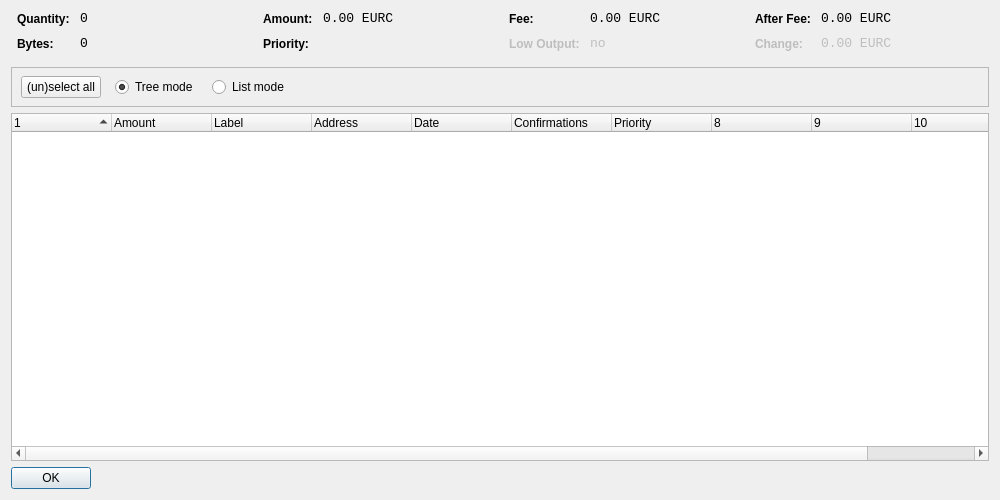
<?xml version="1.0" encoding="UTF-8"?>
<ui version="4.0">
 <class>CoinControlDialog</class>
 <widget class="QDialog" name="CoinControlDialog">
  <property name="geometry">
   <rect>
    <x>0</x>
    <y>0</y>
    <width>1000</width>
    <height>500</height>
   </rect>
  </property>
  <property name="windowTitle">
   <string>Coin Control</string>
  </property>
  <layout class="QVBoxLayout" name="verticalLayout">
   <item>
    <layout class="QHBoxLayout" name="horizontalLayoutTop" stretch="0,0,0,0">
     <property name="topMargin">
      <number>0</number>
     </property>
     <property name="bottomMargin">
      <number>10</number>
     </property>
     <item>
      <layout class="QFormLayout" name="formLayoutCoinControl1">
       <property name="horizontalSpacing">
        <number>10</number>
       </property>
       <property name="verticalSpacing">
        <number>10</number>
       </property>
       <property name="leftMargin">
        <number>6</number>
       </property>
       <property name="rightMargin">
        <number>6</number>
       </property>
       <item row="0" column="0">
        <widget class="QLabel" name="labelCoinControlQuantityText">
         <property name="styleSheet">
          <string notr="true">font-weight:bold;</string>
         </property>
         <property name="text">
          <string>Quantity:</string>
         </property>
        </widget>
       </item>
       <item row="0" column="1">
        <widget class="QLabel" name="labelCoinControlQuantity">
         <property name="font">
          <font>
           <family>Monospace</family>
           <pointsize>10</pointsize>
          </font>
         </property>
         <property name="cursor">
          <cursorShape>IBeamCursor</cursorShape>
         </property>
         <property name="contextMenuPolicy">
          <enum>Qt::ActionsContextMenu</enum>
         </property>
         <property name="text">
          <string notr="true">0</string>
         </property>
         <property name="textInteractionFlags">
          <set>Qt::LinksAccessibleByMouse|Qt::TextSelectableByKeyboard|Qt::TextSelectableByMouse</set>
         </property>
        </widget>
       </item>
       <item row="1" column="0">
        <widget class="QLabel" name="labelCoinControlBytesText">
         <property name="styleSheet">
          <string notr="true">font-weight:bold;</string>
         </property>
         <property name="text">
          <string>Bytes:</string>
         </property>
        </widget>
       </item>
       <item row="1" column="1">
        <widget class="QLabel" name="labelCoinControlBytes">
         <property name="font">
          <font>
           <family>Monospace</family>
           <pointsize>10</pointsize>
          </font>
         </property>
         <property name="cursor">
          <cursorShape>IBeamCursor</cursorShape>
         </property>
         <property name="contextMenuPolicy">
          <enum>Qt::ActionsContextMenu</enum>
         </property>
         <property name="text">
          <string notr="true">0</string>
         </property>
         <property name="textInteractionFlags">
          <set>Qt::LinksAccessibleByMouse|Qt::TextSelectableByKeyboard|Qt::TextSelectableByMouse</set>
         </property>
        </widget>
       </item>
      </layout>
     </item>
     <item>
      <layout class="QFormLayout" name="formLayoutCoinControl2">
       <property name="horizontalSpacing">
        <number>10</number>
       </property>
       <property name="verticalSpacing">
        <number>10</number>
       </property>
       <property name="leftMargin">
        <number>6</number>
       </property>
       <property name="rightMargin">
        <number>6</number>
       </property>
       <item row="0" column="0">
        <widget class="QLabel" name="labelCoinControlAmountText">
         <property name="styleSheet">
          <string notr="true">font-weight:bold;</string>
         </property>
         <property name="text">
          <string>Amount:</string>
         </property>
        </widget>
       </item>
       <item row="0" column="1">
        <widget class="QLabel" name="labelCoinControlAmount">
         <property name="font">
          <font>
           <family>Monospace</family>
           <pointsize>10</pointsize>
          </font>
         </property>
         <property name="cursor">
          <cursorShape>IBeamCursor</cursorShape>
         </property>
         <property name="contextMenuPolicy">
          <enum>Qt::ActionsContextMenu</enum>
         </property>
         <property name="text">
          <string notr="true">0.00 EURC</string>
         </property>
         <property name="textInteractionFlags">
          <set>Qt::LinksAccessibleByMouse|Qt::TextSelectableByKeyboard|Qt::TextSelectableByMouse</set>
         </property>
        </widget>
       </item>
       <item row="1" column="0">
        <widget class="QLabel" name="labelCoinControlPriorityText">
         <property name="styleSheet">
          <string notr="true">font-weight:bold;</string>
         </property>
         <property name="text">
          <string>Priority:</string>
         </property>
        </widget>
       </item>
       <item row="1" column="1">
        <widget class="QLabel" name="labelCoinControlPriority">
         <property name="font">
          <font>
           <family>Monospace</family>
           <pointsize>10</pointsize>
          </font>
         </property>
         <property name="cursor">
          <cursorShape>IBeamCursor</cursorShape>
         </property>
         <property name="contextMenuPolicy">
          <enum>Qt::ActionsContextMenu</enum>
         </property>
         <property name="text">
          <string/>
         </property>
         <property name="textInteractionFlags">
          <set>Qt::LinksAccessibleByMouse|Qt::TextSelectableByKeyboard|Qt::TextSelectableByMouse</set>
         </property>
        </widget>
       </item>
      </layout>
     </item>
     <item>
      <layout class="QFormLayout" name="formLayoutCoinControl3">
       <property name="horizontalSpacing">
        <number>10</number>
       </property>
       <property name="verticalSpacing">
        <number>10</number>
       </property>
       <property name="leftMargin">
        <number>6</number>
       </property>
       <property name="rightMargin">
        <number>6</number>
       </property>
       <item row="0" column="0">
        <widget class="QLabel" name="labelCoinControlFeeText">
         <property name="styleSheet">
          <string notr="true">font-weight:bold;</string>
         </property>
         <property name="text">
          <string>Fee:</string>
         </property>
        </widget>
       </item>
       <item row="0" column="1">
        <widget class="QLabel" name="labelCoinControlFee">
         <property name="font">
          <font>
           <family>Monospace</family>
           <pointsize>10</pointsize>
          </font>
         </property>
         <property name="cursor">
          <cursorShape>IBeamCursor</cursorShape>
         </property>
         <property name="contextMenuPolicy">
          <enum>Qt::ActionsContextMenu</enum>
         </property>
         <property name="text">
          <string notr="true">0.00 EURC</string>
         </property>
         <property name="textInteractionFlags">
          <set>Qt::LinksAccessibleByMouse|Qt::TextSelectableByKeyboard|Qt::TextSelectableByMouse</set>
         </property>
        </widget>
       </item>
       <item row="1" column="0">
        <widget class="QLabel" name="labelCoinControlLowOutputText">
         <property name="enabled">
          <bool>false</bool>
         </property>
         <property name="styleSheet">
          <string notr="true">font-weight:bold;</string>
         </property>
         <property name="text">
          <string>Low Output:</string>
         </property>
        </widget>
       </item>
       <item row="1" column="1">
        <widget class="QLabel" name="labelCoinControlLowOutput">
         <property name="enabled">
          <bool>false</bool>
         </property>
         <property name="font">
          <font>
           <family>Monospace</family>
           <pointsize>10</pointsize>
          </font>
         </property>
         <property name="cursor">
          <cursorShape>IBeamCursor</cursorShape>
         </property>
         <property name="contextMenuPolicy">
          <enum>Qt::ActionsContextMenu</enum>
         </property>
         <property name="text">
          <string notr="true">no</string>
         </property>
         <property name="textInteractionFlags">
          <set>Qt::LinksAccessibleByMouse|Qt::TextSelectableByKeyboard|Qt::TextSelectableByMouse</set>
         </property>
        </widget>
       </item>
      </layout>
     </item>
     <item>
      <layout class="QFormLayout" name="formLayoutCoinControl4">
       <property name="horizontalSpacing">
        <number>10</number>
       </property>
       <property name="verticalSpacing">
        <number>10</number>
       </property>
       <property name="leftMargin">
        <number>6</number>
       </property>
       <property name="rightMargin">
        <number>6</number>
       </property>
       <item row="0" column="0">
        <widget class="QLabel" name="labelCoinControlAfterFeeText">
         <property name="styleSheet">
          <string notr="true">font-weight:bold;</string>
         </property>
         <property name="text">
          <string>After Fee:</string>
         </property>
        </widget>
       </item>
       <item row="0" column="1">
        <widget class="QLabel" name="labelCoinControlAfterFee">
         <property name="font">
          <font>
           <family>Monospace</family>
           <pointsize>10</pointsize>
          </font>
         </property>
         <property name="cursor">
          <cursorShape>IBeamCursor</cursorShape>
         </property>
         <property name="contextMenuPolicy">
          <enum>Qt::ActionsContextMenu</enum>
         </property>
         <property name="text">
          <string notr="true">0.00 EURC</string>
         </property>
         <property name="textInteractionFlags">
          <set>Qt::LinksAccessibleByMouse|Qt::TextSelectableByKeyboard|Qt::TextSelectableByMouse</set>
         </property>
        </widget>
       </item>
       <item row="1" column="0">
        <widget class="QLabel" name="labelCoinControlChangeText">
         <property name="enabled">
          <bool>false</bool>
         </property>
         <property name="styleSheet">
          <string notr="true">font-weight:bold;</string>
         </property>
         <property name="text">
          <string>Change:</string>
         </property>
        </widget>
       </item>
       <item row="1" column="1">
        <widget class="QLabel" name="labelCoinControlChange">
         <property name="enabled">
          <bool>false</bool>
         </property>
         <property name="font">
          <font>
           <family>Monospace</family>
           <pointsize>10</pointsize>
          </font>
         </property>
         <property name="cursor">
          <cursorShape>IBeamCursor</cursorShape>
         </property>
         <property name="contextMenuPolicy">
          <enum>Qt::ActionsContextMenu</enum>
         </property>
         <property name="text">
          <string notr="true">0.00 EURC</string>
         </property>
         <property name="textInteractionFlags">
          <set>Qt::LinksAccessibleByMouse|Qt::TextSelectableByKeyboard|Qt::TextSelectableByMouse</set>
         </property>
        </widget>
       </item>
      </layout>
     </item>
    </layout>
   </item>
   <item>
    <widget class="QFrame" name="frame">
     <property name="minimumSize">
      <size>
       <width>0</width>
       <height>40</height>
      </size>
     </property>
     <property name="frameShape">
      <enum>QFrame::StyledPanel</enum>
     </property>
     <property name="frameShadow">
      <enum>QFrame::Sunken</enum>
     </property>
     <widget class="QWidget" name="horizontalLayoutWidget">
      <property name="geometry">
       <rect>
        <x>10</x>
        <y>0</y>
        <width>781</width>
        <height>41</height>
       </rect>
      </property>
      <layout class="QHBoxLayout" name="horizontalLayoutPanel" stretch="0,0,0,0,0">
       <property name="spacing">
        <number>14</number>
       </property>
       <item>
        <widget class="QPushButton" name="pushButtonSelectAll">
         <property name="sizePolicy">
          <sizepolicy hsizetype="Maximum" vsizetype="Fixed">
           <horstretch>0</horstretch>
           <verstretch>0</verstretch>
          </sizepolicy>
         </property>
         <property name="text">
          <string>(un)select all</string>
         </property>
        </widget>
       </item>
       <item>
        <widget class="QRadioButton" name="radioTreeMode">
         <property name="sizePolicy">
          <sizepolicy hsizetype="Maximum" vsizetype="Fixed">
           <horstretch>0</horstretch>
           <verstretch>0</verstretch>
          </sizepolicy>
         </property>
         <property name="text">
          <string>Tree mode</string>
         </property>
         <property name="checked">
          <bool>true</bool>
         </property>
        </widget>
       </item>
       <item>
        <widget class="QRadioButton" name="radioListMode">
         <property name="sizePolicy">
          <sizepolicy hsizetype="Maximum" vsizetype="Fixed">
           <horstretch>0</horstretch>
           <verstretch>0</verstretch>
          </sizepolicy>
         </property>
         <property name="text">
          <string>List mode</string>
         </property>
        </widget>
       </item>
       <item>
        <spacer name="horizontalSpacer">
         <property name="orientation">
          <enum>Qt::Horizontal</enum>
         </property>
         <property name="sizeHint" stdset="0">
          <size>
           <width>40</width>
           <height>20</height>
          </size>
         </property>
        </spacer>
       </item>
      </layout>
     </widget>
    </widget>
   </item>
   <item>
    <widget class="CoinControlTreeWidget" name="treeWidget">
     <property name="contextMenuPolicy">
      <enum>Qt::CustomContextMenu</enum>
     </property>
     <property name="sortingEnabled">
      <bool>false</bool>
     </property>
     <property name="columnCount">
      <number>11</number>
     </property>
     <attribute name="headerShowSortIndicator" stdset="0">
      <bool>true</bool>
     </attribute>
     <attribute name="headerStretchLastSection">
      <bool>false</bool>
     </attribute>
     <column>
      <property name="text">
       <string/>
      </property>
     </column>
     <column>
      <property name="text">
       <string>Amount</string>
      </property>
     </column>
     <column>
      <property name="text">
       <string>Label</string>
      </property>
     </column>
     <column>
      <property name="text">
       <string>Address</string>
      </property>
     </column>
     <column>
      <property name="text">
       <string>Date</string>
      </property>
     </column>
     <column>
      <property name="text">
       <string>Confirmations</string>
      </property>
      <property name="toolTip">
       <string>Confirmed</string>
      </property>
     </column>
     <column>
      <property name="text">
       <string>Priority</string>
      </property>
     </column>
     <column>
      <property name="text">
       <string/>
      </property>
     </column>
     <column>
      <property name="text">
       <string/>
      </property>
     </column>
     <column>
      <property name="text">
       <string/>
      </property>
     </column>
     <column>
      <property name="text">
       <string/>
      </property>
     </column>
    </widget>
   </item>
   <item>
    <widget class="QDialogButtonBox" name="buttonBox">
     <property name="sizePolicy">
      <sizepolicy hsizetype="Maximum" vsizetype="Fixed">
       <horstretch>0</horstretch>
       <verstretch>0</verstretch>
      </sizepolicy>
     </property>
     <property name="orientation">
      <enum>Qt::Horizontal</enum>
     </property>
     <property name="standardButtons">
      <set>QDialogButtonBox::Ok</set>
     </property>
    </widget>
   </item>
  </layout>
 </widget>
 <customwidgets>
  <customwidget>
   <class>CoinControlTreeWidget</class>
   <extends>QTreeWidget</extends>
   <header>coincontroltreewidget.h</header>
  </customwidget>
 </customwidgets>
 <resources/>
 <connections/>
</ui>
